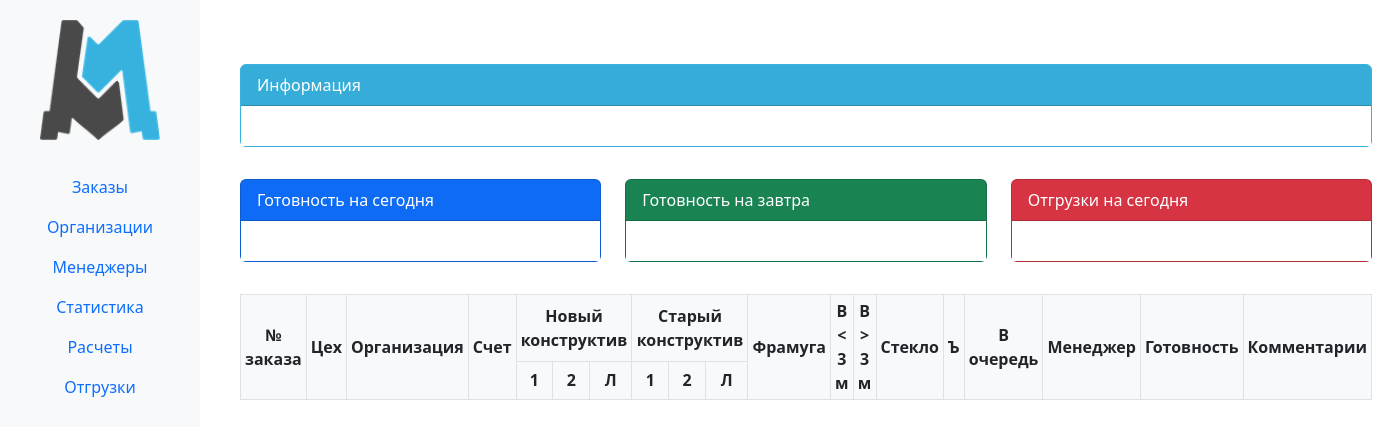
/erp_main/orders_list/ (signed in), run on an earlier commit of the app's database.
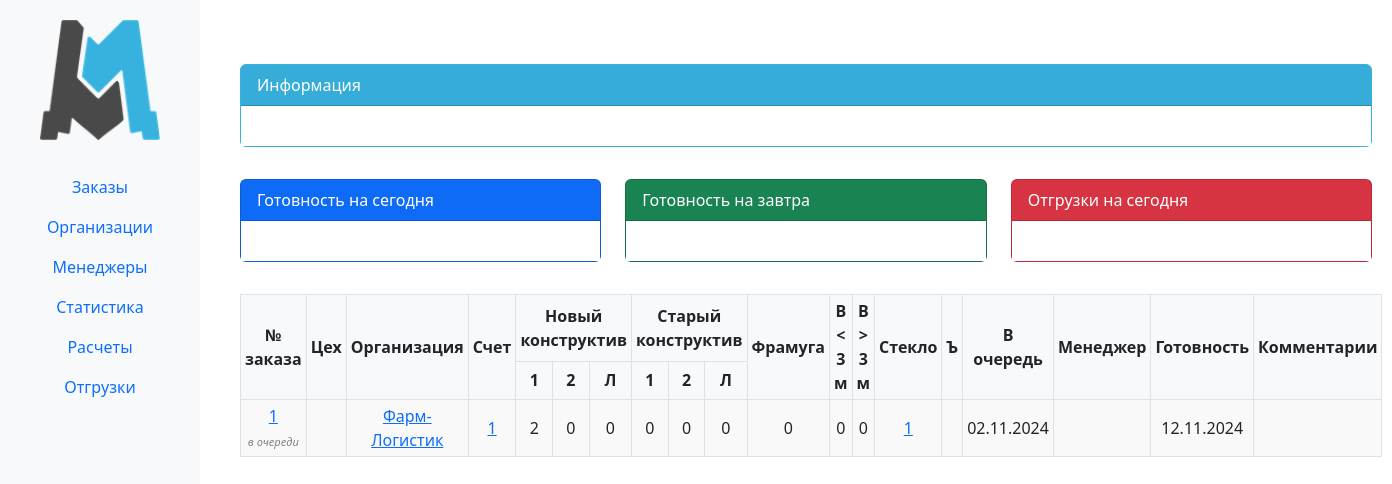
And on a later commit of the database.
### erp_main/models.py (models this page shows, shortened)
class Order(models.Model):
    internal_order_number = models.CharField(max_length=255, unique=True)
    created_at = models.DateTimeField(auto_now_add=True)
    order_file = models.FileField(upload_to='uploads/')
    invoice = models.ForeignKey(Invoice, blank=True, null=True, on_delete=models.CASCADE)
    due_date = models.DateField(null=True, blank=True)
    comment = models.TextField(blank=True, null=True)
    def get_items_filtered(self):
        return self.items.exclude(p_status__in=['changed', 'canceled'])
    @property
    def doors_1_nk(self):
        return self.get_items_filtered().filter(
            p_kind='door',
            p_construction='NK',
            p_active_trim=None,
        ).aggregate(total=Sum('p_quantity'))['total'] or 0
    @property
    def doors_2_nk(self):
        return self.get_items_filtered().filter(
            p_kind='door',
            p_construction='NK',
            p_active_trim__isnull=False,
        ).aggregate(total=Sum('p_quantity'))['total'] or 0
    @property
    def hatch_nk(self):
        return self.get_items_filtered().filter(
            p_kind='hatch',
            p_construction='NK',
        ).aggregate(total=Sum('p_quantity'))['total'] or 0
    @property
    def doors_1_sk(self):
        return self.get_items_filtered().filter(
            p_kind='door',
            p_construction='SK',
            p_active_trim=None,
        ).aggregate(total=Sum('p_quantity'))['total'] or 0
    @property
    def doors_2_sk(self):
        return self.get_items_filtered().filter(
            p_kind='door',
            p_construction='SK',
            p_active_trim__isnull=False,
        ).aggregate(total=Sum('p_quantity'))['total'] or 0
    @property
    def hatch_sk(self):
        return self.get_items_filtered().filter(
            p_kind='hatch',
            p_construction='SK',
        ).aggregate(total=Sum('p_quantity'))['total'] or 0
    @property
    def transom(self):
        return self.get_items_filtered().filter(
            p_kind='transom',
        ).aggregate(total=Sum('p_quantity'))['total'] or 0
    @property
    def gate(self):
        return self.get_items_filtered().filter(
            p_kind='gate',
            p_width__lt=3000,
            p_height__lt=3000,
        ).aggregate(total=Sum('p_quantity'))['total'] or 0
    @property
    def gate_3000(self):
        return self.get_items_filtered().filter(
            Q(p_kind='gate') & (Q(p_width__gte=3000) | Q(p_height__gte=3000)),
        ).aggregate(total=Sum('p_quantity'))['total'] or 0
    @property
    def glass(self):
        return self.get_items_filtered().filter(Q(p_glass__isnull=False) & ~Q(p_glass={})).aggregate(total=Sum('p_quantity'))['total'] or 0
    @property
    def status(self): # раскидываем позиции по статусам
        in_query = self.get_items_filtered().filter(p_status='in_query').aggregate(total=Sum('p_quantity'))['total'] or 0
        product = self.get_items_filtered().filter(p_status='product').aggregate(total=Sum('p_quantity'))['total'] or 0
        ready = self.get_items_filtered().filter(p_status='ready').aggregate(total=Sum('p_quantity'))['total'] or 0
        shipped = self.get_items_filtered().filter(p_status='shipped').aggregate(total=Sum('p_quantity'))['total'] or 0
        if in_query > 0 and product == 0 and ready == 0 and shipped == 0:
            return f'в очереди'
        elif in_query == 0 and product > 0 and ready == 0 and shipped == 0:
            return f'запущен'
        elif in_query == 0 and product == 0 and ready > 0 and shipped == 0:
            return f'готов'
        elif in_query == 0 and product == 0 and ready == 0 and shipped > 0:
            return f'отгружен'
        else:
            return f'всё сложно'

class Invoice(models.Model):
    number = models.CharField(max_length=5, blank=True, null=True)
    organization = models.ForeignKey(Organization, related_name='organization', on_delete=models.CASCADE)
    date = models.DateField()
    amount = models.IntegerField(default=0)
    payed_amount = models.IntegerField(default=0)
    shipping_amount = models.IntegerField(default=0)
    montage_amount = models.IntegerField(default=0)
    legal_entity = models.ForeignKey(LegalEntity, related_name='legal_entity', on_delete=models.CASCADE)
    invoice_files = models.FileField(upload_to='uploads/invoices', blank=True, null=True)
    year = models.PositiveIntegerField(editable=False)
    class Meta:
        constraints = [
            models.UniqueConstraint(fields=['number', 'legal_entity', 'year'], name='unique_field_combination')
        ]

class Organization(models.Model):
    FOOTING_CHOICES = (
        ('ustav', 'устава'),
        ('attorney', 'доверенности')
    )
    KIND_CHOICES = (
        ('ooo', 'ООО'),
        ('ao', 'АО'),
        ('zao', 'ЗАО'),
        ('ip', 'ИП'),
    )
    kind = models.CharField(max_length=100, blank=True, null=True, choices=KIND_CHOICES)
    phone_number = models.CharField(max_length=15, blank=True, null=True)
    name_fl = models.CharField(max_length=15, blank=True, null=True)
    user = models.ForeignKey(User, related_name='organizations', on_delete=models.CASCADE)
    ceo_footing = models.CharField(max_length=30, choices=FOOTING_CHOICES)
    name = models.CharField(max_length=100, blank=True, null=True)
    inn = models.CharField(max_length=15, blank=True, null=True)
    ogrn = models.CharField(max_length=15, blank=True, null=True)
    kpp = models.CharField(max_length=15, blank=True, null=True)
    r_s = models.CharField(max_length=25, blank=True, null=True)
    bank = models.CharField(max_length=300, blank=True, null=True)
    bik = models.CharField(max_length=10, blank=True, null=True)
    k_s = models.CharField(max_length=25, blank=True, null=True)
    address = models.CharField(max_length=150, blank=True, null=True)
    email = models.EmailField(blank=True, null=True)
    ceo_title = models.CharField(max_length=30, blank=True, null=True)
    ceo_name = models.CharField(max_length=150, blank=True, null=True)
    contracts = models.FileField(upload_to='uploads/contracts', blank=True, null=True)
    def __str__(self):
        if self.name_fl:
            return f'{self.name_fl} ({self.phone_number})'
        return self.name
    class Meta:
        verbose_name_plural = 'Организации'

### erp_main/views.py (the view)
# urls.py: path('orders_list/', views.orders_list, name='orders_list'),
@login_required(login_url='login')
def orders_list(request):
    if request.user.is_staff:
        return render(request, 'orders_list.html', {'orders': Order.objects.all()})
    else:
        return render(request, 'orders_list.html', {'orders': Order.objects.filter(user=request.user)()})

### erp_main/templates/orders_list.html (shortened to what this page needs)
{% extends 'base.html' %}
{% block content %}
<table>
    <thead>
        <tr>
            <th rowspan="2">№ заказа</th>
            <th rowspan="2">Цех</th>
            <th rowspan="2">Организация</th>
            <th rowspan="2">Счет</th>
            <th colspan="3">Новый конструктив</th>
            <th colspan="3">Старый конструктив</th>
            <th rowspan="2">Фрамуга</th>
            <th rowspan="2">В < 3 м</th>
            <th rowspan="2">В > 3 м</th>
            <th rowspan="2">Стекло</th>
            <th rowspan="2">Ъ</th>
            <th rowspan="2">В очередь</th>
            <th rowspan="2">Менеджер</th>
            <th rowspan="2">Готовность</th>
            <th rowspan="2">Комментарии</th>
        </tr>
        <tr>
            <th>1</th>
            <th>2</th>
            <th>Л</th>
            <th>1</th>
            <th>2</th>
            <th>Л</th>
        </tr>
    </thead>
    <tbody>
        {% for order in orders %}
            <tr>
                <td>
                    <a href="{% url 'order_detail' order.id %}">{{ order.id }}</a>
                    <br>
                    <span style="font-size: 11px; font-style: italic; color: grey;">{{ order.status }}</span>
                </td>
                <td></td>
                <td>
                    <a href="{% url 'organization_detail' order.invoice.organization.id %}">{{ order.invoice.organization }}</a>
                </td>
                <td>
                    <a href="{% url 'invoice_detail' order.invoice.id %}">{{ order.invoice.number }}</a>
                </td>
                <td>{{ order.doors_1_nk }}</td>
                <td>{{ order.doors_2_nk }}</td>
                <td>{{ order.hatch_nk }}</td>
                <td>{{ order.doors_1_sk }}</td>
                <td>{{ order.doors_2_sk }}</td>
                <td>{{ order.hatch_sk }}</td>
                <td>{{ order.transom }}</td>
                <td>{{ order.gate }}</td>
                <td>{{ order.gate_3000 }}</td>
                <td>
                    {% if order.glass != 0 %}
                        <a href="#" data-bs-toggle="modal" data-bs-target="#glassModal{{ order.id }}">{{ order.glass }}</a>
                    {% else %}
                        {{ order.glass }}
                    {% endif %}
                </td>
                <td></td>
                <td>{{ order.created_at|date:"d.m.Y" }}</td>
                <td>{{ order.invoice.organization.user.get_full_name }}</td>
                <td>{{ order.due_date|date:"d.m.Y" }}</td>
                <td></td>
            </tr>
        {% endfor %}
    </tbody>
</table>
{% endblock %}

### templates/base.html (shortened to what this page needs)
{% load static %}
<!DOCTYPE html>
<html lang="ru">
<head>
    <link href="https://cdn.jsdelivr.net/npm/bootstrap@5.3.0-alpha1/dist/css/bootstrap.min.css" rel="stylesheet">
</head>
<body>
<div class="container-fluid">
    <div class="row">
        <nav class="col-md-2 d-none d-md-block bg-light sidebar">
            <div style="text-align: center;">
                <a href="{% url 'index' %}">
                    <img src="{% static 'erp_main/images/logo.png' %}" style="width: 120px; height: auto;" alt="Главная">
                </a>
            </div>
            <br>
            <div class="sidebar-sticky">
                <ul class="nav flex-column text-center">
                    <li class="nav-item">
                        <a class="nav-link active" href="#">Заказы</a>
                    </li>
                    <li class="nav-item">
                        <a class="nav-link" href="#">Организации</a>
                    </li>
                    <li class="nav-item">
                        <a class="nav-link" href="#">Менеджеры</a>
                    </li>
                    <li class="nav-item">
                        <a class="nav-link" href="#">Статистика</a>
                    </li>
                    <li class="nav-item">
                        <a class="nav-link" href="#">Расчеты</a>
                    </li>
                    <li class="nav-item">
                        <a class="nav-link" href="#">Отгрузки</a>
                    </li>
                </ul>
            </div>
        </nav>
        <main role="main" class="col-md-10 main-content">
            <div class="row my-1">
                <div class="col-md-12">
                    <div class="row mb-0">
                        <div class="col-md-2 text-center" style="background: none;">
                        </div>
                    </div>
                    <div class="card mb-3 text-white" id="first-block">
                        <div class="card-header">Информация</div>
                        <div class="card-body">
                        </div>
                    </div>
                </div>
            </div>
            <div class="row my-3">
                <div class="col-md-4">
                    <div class="card text-white bg-primary mb-3">
                        <div class="card-header">Готовность на сегодня</div>
                        <div class="card-body">
                        </div>
                    </div>
                </div>
                <div class="col-md-4">
                    <div class="card text-white bg-success mb-3">
                        <div class="card-header">Готовность на завтра</div>
                        <div class="card-body">
                        </div>
                    </div>
                </div>
                <div class="col-md-4">
                    <div class="card text-white bg-danger mb-3">
                        <div class="card-header">Отгрузки на сегодня</div>
                        <div class="card-body">
                        </div>
                    </div>
                </div>
            </div>
        {% block content %}
        {% endblock %}
        </main>
    </div>
</div>
</body>
</html>

### templates/base.html (style rules this page uses)
.nav-item { position: relative; list-style: none; }
.nav-link { transition: background-color 0.3s; border-radius: 5px; }
.sidebar { width: 200px; padding-top: 20px; position: fixed; height: 100%; overflow-y: auto; background-color: #f8f9fa !important; }
.main-content { margin-left: 220px; padding: 20px; flex-grow: 1; }
table { border-collapse: collapse; width: 100%; }
th, td { border: 1px solid #dee2e6; padding: 8px; text-align: left; }
tr:nth-child(odd) { background-color: #f9f9f9; }
tr:nth-child(even) { background-color: #ffffff; }
.card-body { text-align: center; background-color: white; }
#first-block { border: 1px solid #37b1de; background-color: #37b1de; }

### erp_main/templates/orders_list.html (style rules this page uses)
table { border-collapse: collapse; width: 100%; margin: 0 auto; }
th, td { padding: 4px; text-align: center; vertical-align: middle; border: 1px solid #dee2e6; }
th { background-color: #f8f9fa; }

What changed in the data, as far as the page shows it:
added Order: id "1", status "в очереди", invoice.organization "Фарм-Логистик", invoice.number "1", doors_1_nk "2", doors_2_nk "0", hatch_nk "0", doors_1_sk "0", doors_2_sk "0", hatch_sk "0", transom "0", gate "0", gate_3000 "0", glass "1", created_at "02.11.2024", due_date "12.11.2024"
